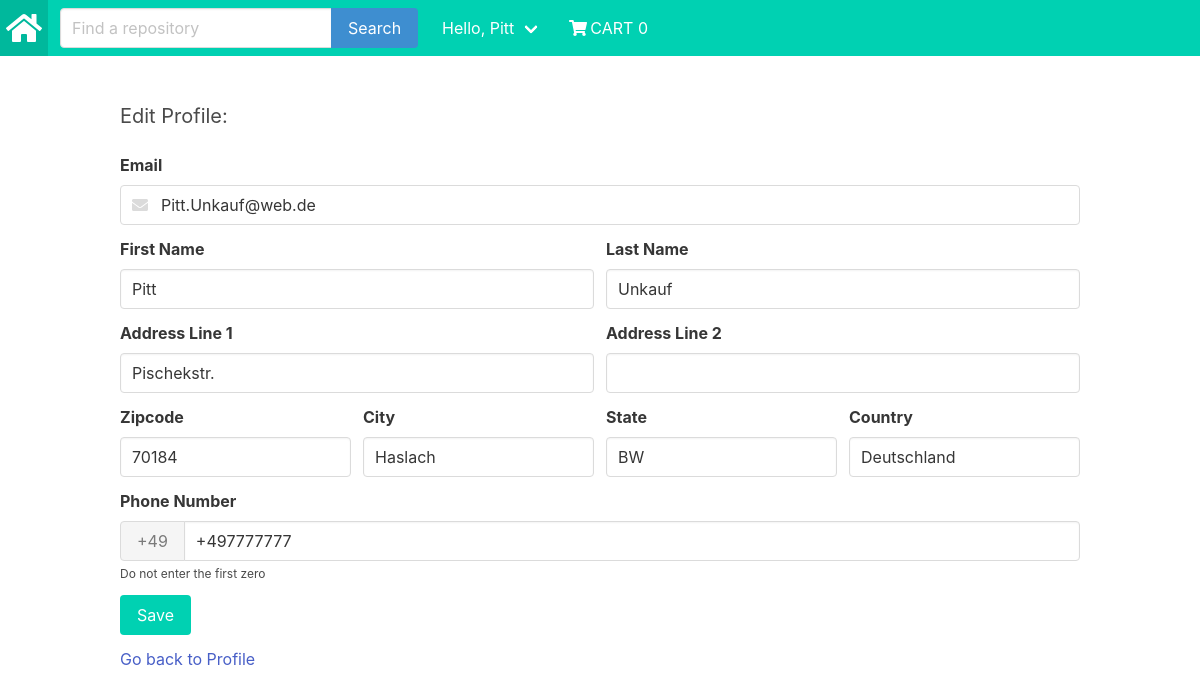
The app's page /account/profile/edit (signed in) with its own data.
### tables this page shows
CREATE TABLE users 
(userId INTEGER PRIMARY KEY, 
password TEXT,
email TEXT,
firstName TEXT,
lastName TEXT,
address1 TEXT,
address2 TEXT,
zipcode TEXT,
city TEXT,
state TEXT,
country TEXT, 
phone TEXT
);

### main.py (the view)
@app.route("/account/profile/edit")
def editProfile():
    if 'email' not in session:
        return redirect(url_for('root'))
    loggedIn, firstName, noOfItems = getLoginDetails()
    with sqlite3.connect('database.db') as conn:
        cur = conn.cursor()
        cur.execute("SELECT userId, email, firstName, lastName, address1, address2, zipcode, city, state, country, phone FROM users WHERE email = '" + session['email'] + "'")
        profileData = cur.fetchone()
    conn.close()
    return render_template("editProfile.html", profileData=profileData, loggedIn=loggedIn, firstName=firstName, noOfItems=noOfItems)

### main.py (called while the page is built)
def getLoginDetails():
    with sqlite3.connect('database.db') as conn:
        cur = conn.cursor()
        if 'email' not in session:
            loggedIn = False
            firstName = ''
            noOfItems = 0
        else:
            loggedIn = True
            cur.execute("SELECT userId, firstName FROM users WHERE email = '" + session['email'] + "'")
            userId, firstName = cur.fetchone()
            cur.execute("SELECT count(productId) FROM kart WHERE userId = " + str(userId))
            noOfItems = cur.fetchone()[0]
    conn.close()
    return (loggedIn, firstName, noOfItems)

### templates/editProfile.html (shortened to what this page needs)
<!DOCTYPE html>
<html>
<head>
	<link rel="stylesheet" href="https://cdn.jsdelivr.net/npm/bulma@0.9.0/css/bulma.min.css">
</head>
<body>
<nav class="navbar is-primary" role="navigation" aria-label="main navigation">
    <div class="navbar-brand">
        <a class="navbar-item" href="/">
            <span class="icon is-medium">
                <i class="fas fa-home fas fa-2x"></i>
            </span>
        </a>
    </div>
    <div id="navbarBasicExample" class="navbar-menu">
        <div class="navbar-start">
            <div class="navbar-item">
                <div class="field has-addons">
                    <div class="control">
                        <input class="input" type="text" placeholder="Find a repository">
                    </div>
                    <div class="control">
                        <a class="button is-info">
                        Search
                        </a>
                    </div>
                    </div>
            </div>
            {% if not loggedIn %}
            <a class="navbar-item" href="/loginForm">Sign In</a>
            {% else %}
            <div class="navbar-item has-dropdown is-hoverable">
                <a class="navbar-link">
                Hello, {{firstName}}
                </a>
            </div>
            {% endif %}
            <a class="navbar-item" href="/cart">
                <span class="icon">
                    <i class="fas fa-shopping-cart"></i>
                </span>
                <span>CART {{noOfItems}}</span>
            </a>
        </div>
    </div>
</nav>
<section class="section">
    <div class="container">
        <h2 class="subtitle">
            Edit Profile:
        </h2>
        <form action="/updateProfile" method="POST">
            <div class="field is-horizontal">
                <div class="field-body">
                    <div class="field">
                        <label class="label">Email</label>
                        <p class="control is-expanded has-icons-left">
                          <input class="input" type="email" name="email" value={{profileData[1]}} readonly="readonly">
                          <span class="icon is-small is-left">
                          </span>
                        </p>
                    </div>
                </div>
            </div>
            <div class="field is-horizontal">
                <div class="field-body">
                    <div class="field">
                        <label class="label">First Name</label>
                        <p class="control is-expanded">
                            <input class="input" type="text" name="firstName" value={{profileData[2]}}>
                        </p>
                    </div>
                    <div class="field">
                        <label class="label">Last Name</label>
                        <p class="control is-expanded">
                            <input class="input" type="text" name="lastName" value={{profileData[3]}}>
                        </p>
                    </div>
                </div>
            </div>
            <div class="field is-horizontal">
                <div class="field-body">
                    <div class="field">
                        <label class="label">Address Line 1</label>
                        <p class="control is-expanded">
                            <input class="input" type="text" name="address1" value={{profileData[4]}}>
                        </p>
                    </div>
                    <div class="field">
                        <label class="label">Address Line 2</label>
                        <p class="control is-expanded">
                            <input class="input" type="text" name="address2" value={{profileData[5]}}>
                        </p>
                    </div>
                </div>
            </div>
            <div class="field is-horizontal">
                <div class="field-body">
                    <div class="field">
                        <label class="label">Zipcode</label>
                        <p class="control is-expanded">
                            <input class="input" type="text" name="zipcode" value={{profileData[6]}}>
                        </p>
                    </div>
                    <div class="field">
                        <label class="label">City</label>
                        <p class="control is-expanded">
                            <input class="input" type="text" name="city" value={{profileData[7]}}>
                        </p>
                    </div>
                    <div class="field">
                        <label class="label">State</label>
                        <p class="control is-expanded">
                            <input class="input" type="text" name="state" value={{profileData[8]}}>
                        </p>
                    </div>
                    <div class="field">
                        <label class="label">Country</label>
                        <p class="control is-expanded">
                            <input class="input" type="text" name="country" value={{profileData[9]}}>
                        </p>
                    </div>
                </div>
            </div>
            <div class="field is-horizontal">
                <div class="field-body">
                    <div class="field">
                        <label class="label">Phone Number</label>
                        <div class="field has-addons">
                            <p class="control">
                                <a class="button is-static">
                                    +49
                                </a>
                            </p>
                            <p class="control is-expanded">
                                <input class="input" type="tel" name="phone" value={{profileData[10]}}>
                            </p>
                        </div>
                        <p class="help">Do not enter the first zero</p>
                    </div>
                </div>
            </div>
            <div class="field">
                <p class="control">
                    <button class="button is-primary">
                    Save
                    </button>
                </p>
            </div>
            <a href="{{ url_for('profileHome') }}">Go back to Profile</a>
        </form>
    </div>
</section>
</body>
</html>

### records on screen
users: firstName "Pitt", email "Pitt.Unkauf@web.de", lastName "Unkauf", address1 "Pischekstr.", zipcode "70184", city "Haslach", state "BW", country "Deutschland", phone "+497777777"

### other values on screen
{{ noOfItems }} "0"
